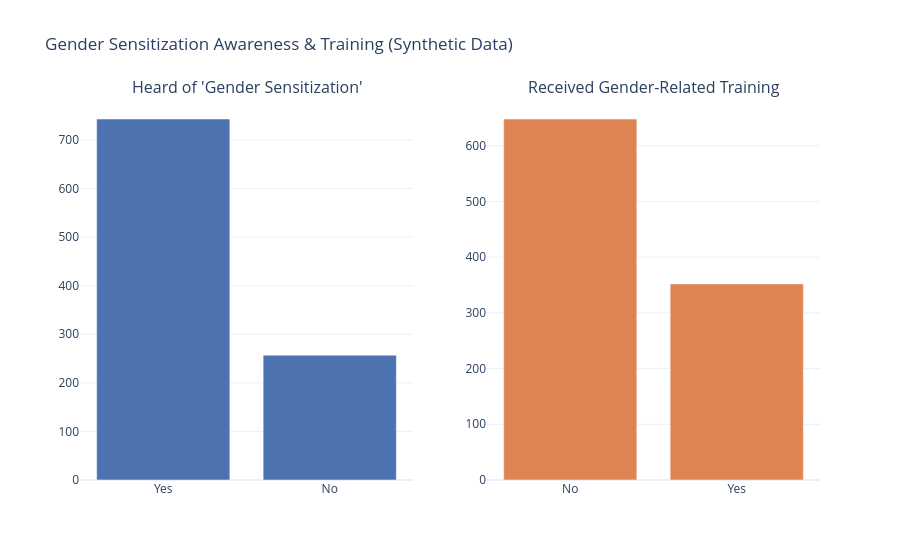

Source (notebook cell):
### Markdown cell above
## 5. Gender Sensitization Awareness
Exploring how many synthetic respondents reported having heard the term 'Gender Sensitization' and having received related training.

### Code cell
# Create a 1x2 subplot comparing awareness vs. training using Plotly
fig = make_subplots(rows=1, cols=2, subplot_titles=(
    "Heard of 'Gender Sensitization'", "Received Gender-Related Training"
))

heard_counts = df['heard_term_gender_sensitization'].value_counts()
training_counts = df['received_gender_training'].value_counts()

fig.add_trace(go.Bar(x=heard_counts.index, y=heard_counts.values,
                      marker_color=PALETTE[0], name="Heard Term"), row=1, col=1)
fig.add_trace(go.Bar(x=training_counts.index, y=training_counts.values,
                      marker_color=PALETTE[1], name="Received Training"), row=1, col=2)

fig.update_layout(
    title_text="Gender Sensitization Awareness & Training (Synthetic Data)",
    showlegend=False, template='plotly_white'
)
fig.show()

### Figure 1 — Plotly figure (JSON) as saved in the notebook; plotly's stock layout.template omitted (floating-point values rounded to 4 significant figures)
{"data": [{"marker": {"color": "#4C72B0"}, "name": "Heard Term", "type": "bar", "x": ["Yes", "No"], "xaxis": "x", "y": [743, 257], "yaxis": "y"}, {"marker": {"color": "#DD8452"}, "name": "Received Training", "type": "bar", "x": ["No", "Yes"], "xaxis": "x2", "y": [648, 352], "yaxis": "y2"}], "layout": {"annotations": [{"font": {"size": 16}, "showarrow": false, "text": "Heard of 'Gender Sensitization'", "x": 0.225, "xanchor": "center", "xref": "paper", "y": 1.0, "yanchor": "bottom", "yref": "paper"}, {"font": {"size": 16}, "showarrow": false, "text": "Received Gender-Related Training", "x": 0.775, "xanchor": "center", "xref": "paper", "y": 1.0, "yanchor": "bottom", "yref": "paper"}], "showlegend": false, "title": {"text": "Gender Sensitization Awareness & Training (Synthetic Data)"}, "xaxis": {"anchor": "y", "domain": [0.0, 0.45]}, "xaxis2": {"anchor": "y2", "domain": [0.55, 1.0]}, "yaxis": {"anchor": "x", "domain": [0.0, 1.0]}, "yaxis2": {"anchor": "x2", "domain": [0.0, 1.0]}}}
